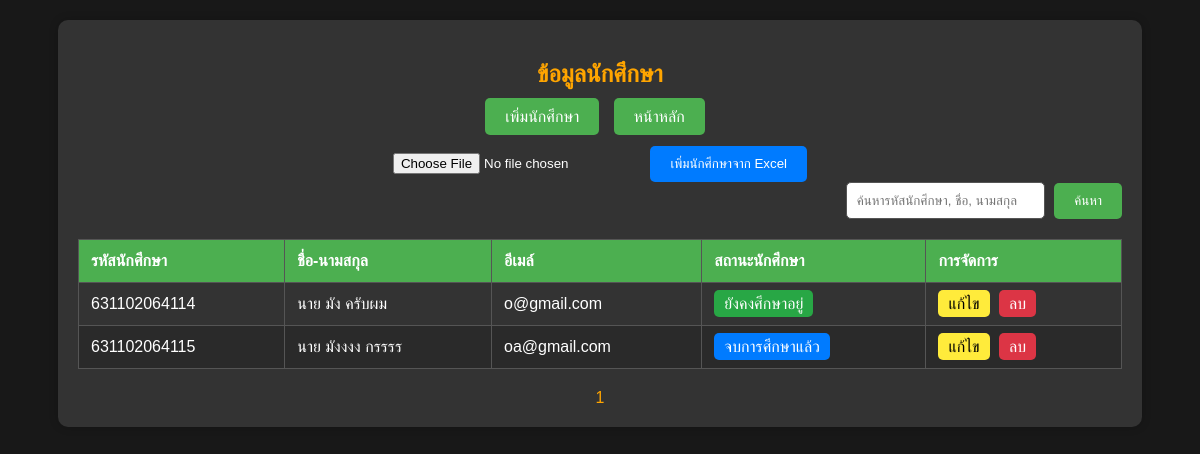
Screenshot of /display_student.php (signed in) with the database file from the repository.
### tables this page shows
CREATE TABLE `student` (
  `s_id` varchar(13) NOT NULL,
  `s_pws` varchar(15) NOT NULL,
  `s_pna` tinyint(2) NOT NULL COMMENT '1=นาย \r\n2=นาง \r\n3=นางสาว\r\n',
  `s_na` varchar(50) NOT NULL,
  `s_la` varchar(50) DEFAULT NULL,
  `s_email` varchar(50) DEFAULT NULL,
  `s_address` varchar(255) DEFAULT NULL,
  `s_stat` tinyint(2) DEFAULT NULL,
  `s_pic` blob DEFAULT NULL,
  `s_bloodtype` tinyint(1) DEFAULT NULL,
  `s_race` varchar(20) DEFAULT NULL,
  `s_birth` date DEFAULT NULL,
  `s_nationlity` varchar(20) DEFAULT NULL,
  `religious` tinyint(1) DEFAULT NULL,
  `s_marriage` tinyint(1) DEFAULT NULL,
  `s_province` varchar(20) DEFAULT NULL,
  `s_country` varchar(20) DEFAULT NULL,
  `s_gender` tinyint(1) DEFAULT NULL
);

### display_student.php (the view, shortened to what this page needs)
<?php
include 'db_connect.php';
$search_query = '';
$items_per_page = 20;
$page = isset($_GET['page']) ? (int)$_GET['page'] : 1;
$offset = ($page - 1) * $items_per_page;
$sql = "SELECT s_id, s_pna, s_na, s_la, s_email, s_stat
        FROM student
        WHERE s_id LIKE ? OR s_na LIKE ? OR s_la LIKE ?
        LIMIT ? OFFSET ?";
$search_param = "%" . $search_query . "%";
$stmt = $conn->prepare($sql);
$stmt->bind_param("sssii", $search_param, $search_param, $search_param, $items_per_page, $offset);
$stmt->execute();
$result = $stmt->get_result();
$sql_total = "SELECT COUNT(*) FROM student WHERE s_id LIKE ? OR s_na LIKE ? OR s_la LIKE ?";
$stmt_total = $conn->prepare($sql_total);
$stmt_total->bind_param("sss", $search_param, $search_param, $search_param);
$stmt_total->execute();
$stmt_total->bind_result($total_items);
$total_pages = ceil($total_items / $items_per_page);
function getPrefix($s_pna) {
    switch ($s_pna) {
        case 1:
            return "นาย";
    }
}
function getStudentStatus($s_stat) {
    if ($s_stat == 1) {
        return "<span class='btn-status green'>ยังคงศึกษาอยู่</span>";
    } else {
        return "<span class='btn-status blue'>จบการศึกษาแล้ว</span>";
    }
}
?>
<!DOCTYPE html>
<html lang="th">
<head>
</head>
<body>
    <div class="container">
        <h2>ข้อมูลนักศึกษา</h2>
        <div class="add-buttons">
            <a href="add_student.php">เพิ่มนักศึกษา</a>
            <a href="mainadmin.php">หน้าหลัก</a>
        </div>
        <form action="upload_excel.php" method="post" enctype="multipart/form-data" style="display:inline;">
            <input type="file" name="excel_file" accept=".xlsx, .xls" required>
            <input type="submit" value="เพิ่มนักศึกษาจาก Excel" name="upload_excel" style="background-color: #007bff; color: white; padding: 10px 20px; border: none; border-radius: 5px; cursor: pointer;">
        </form>
        <div class="search-bar">
            <form method="post">
                <input type="text" name="search_query" placeholder="ค้นหารหัสนักศึกษา, ชื่อ, นามสกุล" value="<?php echo htmlspecialchars($search_query); ?>">
                <input type="submit" value="ค้นหา" name="search">
            </form>
        </div>
        <table>
            <thead>
                <tr>
                    <th>รหัสนักศึกษา</th>
                    <th>ชื่อ-นามสกุล</th>
                    <th>อีเมล์</th>
                    <th>สถานะนักศึกษา</th>
                    <th>การจัดการ</th>
                </tr>
            </thead>
            <tbody>
                <?php
                if ($result->num_rows > 0) {
                    while ($row = $result->fetch_assoc()) {
                        echo "<tr>";
                        echo "<td>" . htmlspecialchars($row['s_id']) . "</td>";
                        echo "<td>" . getPrefix($row['s_pna']) . " " . htmlspecialchars($row['s_na']) . " " . htmlspecialchars($row['s_la']) . "</td>";
                        echo "<td>" . htmlspecialchars($row['s_email']) . "</td>";
                        echo "<td>" . getStudentStatus($row['s_stat']) . "</td>";
                        echo "<td>
                                <a href='edit_student.php?s_id=" . htmlspecialchars($row['s_id']) . "' class='btn-edit'>แก้ไข</a>
                                <a href='display_student.php?delete_id=" . htmlspecialchars($row['s_id']) . "' class='btn-delete' onclick='return confirm(\"คุณแน่ใจหรือไม่ที่จะลบข้อมูลนี้?\")'>ลบ</a>
                              </td>";
                        echo "</tr>";
                    }
                } else {
                    echo "<tr><td colspan='5'>ไม่พบข้อมูลนักศึกษา</td></tr>";
                }
                ?>
            </tbody>
        </table>
        <div class="pagination">
            <?php
            for ($i = 1; $i <= $total_pages; $i++) {
                if ($i == $page) {
                    echo "<span>$i</span>";
                } else {
                    echo "<a href='?page=$i'>$i</a>";
                }
            }
            ?>
        </div>
    </div>
</body>
</html>

### display_student.php (style rules this page uses)
body { font-family: Arial, sans-serif; background-color: #181818; color: #fff; text-align: center; margin: 0; padding: 20px; }
.container { width: 90%; margin: 0 auto; background-color: #333; padding: 20px; border-radius: 10px; box-shadow: 0 0 10px rgba(0, 0, 0, 0.2); }
h2 { color: #ffa500; margin-bottom: 20px; }
table { width: 100%; border-collapse: collapse; margin-top: 20px; }
table th, table td { border: 1px solid #555; padding: 12px; text-align: left; color: #fff; }
table th { background-color: #4CAF50; color: white; }
table tr:nth-child(even) { background-color: #2a2a2a; }
.add-buttons, .search-bar { margin-bottom: 20px; }
.add-buttons a { background-color: #4CAF50; color: white; padding: 10px 20px; text-decoration: none; border-radius: 5px; margin-right: 10px; }
.search-bar { text-align: right; }
.search-bar input[type="text"] { padding: 10px; border: 1px solid #555; border-radius: 5px; margin-right: 5px; }
.search-bar input[type="submit"] { background-color: #4CAF50; color: white; padding: 10px 20px; border: none; border-radius: 5px; cursor: pointer; }
.btn-edit { background-color: #ffeb3b; color: black; padding: 5px 10px; text-decoration: none; border-radius: 5px; margin-right: 5px; }
.btn-delete { background-color: #dc3545; color: white; padding: 5px 10px; text-decoration: none; border-radius: 5px; }
.btn-status { padding: 5px 10px; border-radius: 5px; color: white; }
.green { background-color: #28a745; }
.blue { background-color: #007bff; }
.pagination { margin-top: 20px; text-align: center; }
.pagination span { color: #ffa500; margin: 0 5px; }

### rows the page displays
student: s_id "631102064114", s_pna "นาย", s_na "มัง", s_la "ครับผม", s_email "o@gmail.com", s_stat "ยังคงศึกษาอยู่"
student: s_id "631102064115", s_pna "นาย", s_na "มังงงง", s_la "กรรรร", s_email "oa@gmail.com", s_stat "จบการศึกษาแล้ว"
